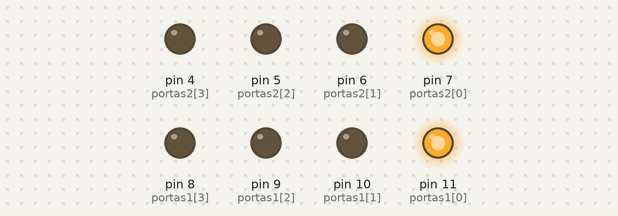
Recording of a sketch running on a simulated Arduino Uno, built with avr-gcc and run on an emulated ATmega328P. Shown: output pins drawn as LEDs (lit = HIGH).

Above: at 0.1 s.
At 1.1 s:
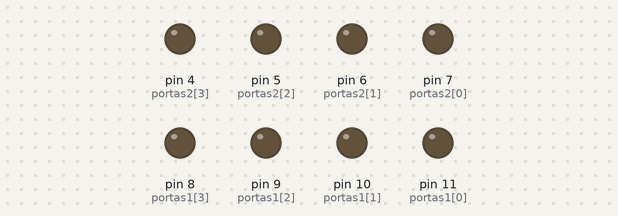
Timing chart, 0 to 2.6 s (numbered marks = the images above):
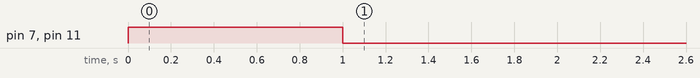

The sketch:

test_4.ino
```cpp
#include <SoftwareSerial.h>
#include <Arduino.h>

#define um 3
#define alerta 2
//////////////////////////////////////////////////////////////////////////////////////////////////////////////
// variáveis
unsigned char a;
unsigned char b[13];
int dado;
int comtador;
int temp = 0;
String envia;

//////////////////////////////////////////////////////////////////////////////////////////////////////////////
// prototipo Funções
SoftwareSerial mySerial(13, 12);
void contaTempo(void);
void Numero(int);
void Radar(void);
bool Manual(void);

byte portas1[] = { 11, 10, 9, 8 };
byte portas2[] = { 7, 6, 5, 4 };
byte num[10][4] = {
  { 0, 0, 0, 0 },
  { 0, 0, 0, 1 },
  { 0, 0, 1, 0 },
  { 0, 0, 1, 1 },
  { 0, 1, 0, 0 },
  { 0, 1, 0, 1 },
  { 0, 1, 1, 0 },
  { 0, 1, 1, 1 },
  { 1, 0, 0, 0 },
  { 1, 0, 0, 1 }
};

void printVoltage(){


int value = 0;
 int previous_millis = 25;
  int loop_time =87;

  // escreve o resultado
  if (Serial.availableForWrite()) {
    String outstr = String(String(dado, DEC) + "," +String(loop_time, DEC) + "," + String(value, DEC));
    Serial.println(outstr);
  }
}


//////////////////////////////////////////////////////////////////////////////////////////////////////////////
// Confiruração
void setup() {

  for (int i = 0; i < 4; i++)
    pinMode(portas1[i], OUTPUT);

  for (int j = 0; j < 4; j++)
    pinMode(portas2[j], OUTPUT);
  mySerial.begin(9600);
  Serial.begin(115200);
  //Serial.println("Pronto");
  Numero(88);
  digitalWrite(alerta, HIGH);
  digitalWrite(um, HIGH);
  //digitalWrite(um, HIGH);
  delay(1000);
  Numero(0);
  digitalWrite(um, LOW);
  digitalWrite(alerta, LOW);
  //[85, 106, 172, 178, 254, 254, 254, 254, 254, 254, 254, 162]
}
//////////////////////////////////////////////////////////////////////////////////////////////////////////////
// Loop Principal
void loop() {

  // Numero(dado);
  Radar();
  contaTempo();

}
/////////////////////////////////////////////////////////////////////////////////////////
void Numero(int valor) {
  int dezena = valor / 10;
  int unidade = valor % 10;

  for (int i = 0; i < 4; i++) {
    digitalWrite(portas1[i], num[dezena][i]);
    digitalWrite(portas2[i], num[unidade][i]);
  }
}
/////////////////////////////////////////////////////////////////////////////////////////
void Radar(void) {

  while (mySerial.available() >= 12) {  // Verifica se há 12 bytes disponíveis
    byte dados[12];                     // Array para armazenar os dados recebidos
    mySerial.readBytes(dados, 12);      // Lê 12 bytes da porta serial

    if (dados[1] == 85) {
      //Serial.print("dado = ");
      //Serial.println(dado);
      for (int i = 0; i < 12; i++) {
        dado = dados[i];  // Converte o byte para inteiro
        //Serial.print(dado);
        //Serial.print(" ");
        if (i == 6) {  // Imprime o sexto elemento do array
          //Serial.print("dado ");
          //Serial.print(dado);
          //Serial.println("");
          if ((temp == 0) || (temp < dado)) {
            temp = dado;
            //Serial.print("Vel. ");
            printVoltage();
            //Serial.println(dado);
            //envia = String(dado, DEC);
            //Serial.println(envia);
            Numero(dado);
            if (dado > 20) {
              digitalWrite(alerta, HIGH);
              //Serial.println("auto");
              //Serial.println(" ");
            }
          }
        }
      }
    }
    //Serial.println("");
  }
}
/////////////////////////////////////////////////////////////////////////////////////////
void contaTempo() {
  static unsigned long lastTime1 = 0;
  unsigned long currentTime = millis();  // guarda o tempo atual
  static unsigned long intevaloDeContagem = 5000;

  if ((currentTime - lastTime1) >= intevaloDeContagem) {  // verifica se já passaram 500ms desde a última mudança
    lastTime1 = currentTime;
    comtador++;
    Numero(0);
    temp = 0;
    //digitalWrite(alerta, LOW);
    //Serial.println("Zero");
  }
}
```
